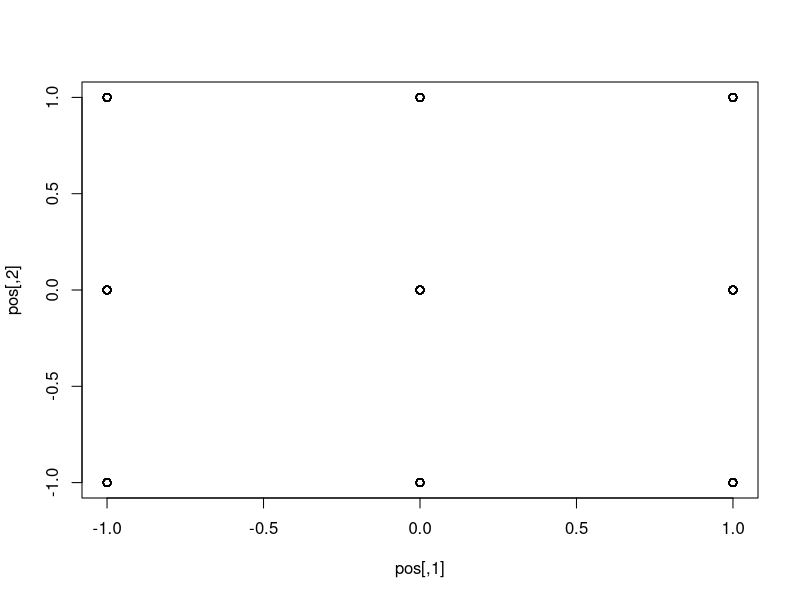
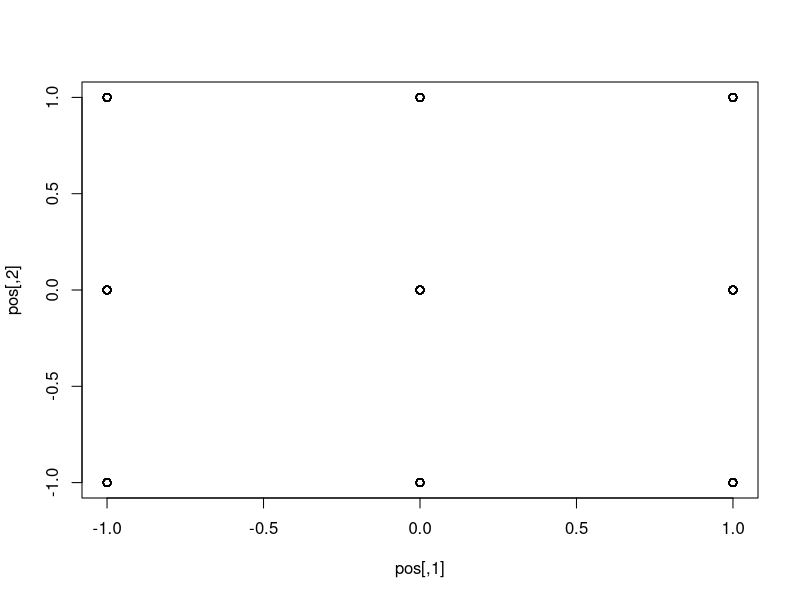

Here is the R script that generated these plots, in order:
library(ggplot2)
# Fonction pour simuler une trajectoire de la tortue et nombre de deplacement

disp<-function(nb)
{
pos_desp <- c(-1,0,1) # Valeurs possibles de deplacement
Alea <-sample(pos_desp,size = 2*nb, replace = TRUE) # Echantillon avec remise 

desp <-matrix(Alea, ncol = 2) # On creer une matrice avec 2 column pour un deplacement en 2D.
pos <-apply(X = desp, MARGIN = c(1,2),FUN = cumsum)
dup_pos <- sum(duplicated(pos))
cat(plot(pos),'\n','Nombre de fois la tortue revient a un point deja visite:\n' ,dup_pos)
}  
disp(10000)



# Fonction pour simuler une trajectoire de la tortue et nombre de deplacement

disp2<-function(nb)
{
  pos_desp <- c(-1,0,1) # Valeurs possibles de deplacement
  Alea <-sample(pos_desp,size = 2*nb, replace = TRUE) # Echantillon avec remise 
  
  desp <-matrix(Alea, ncol = 2) # On creer une matrice avec 2 column pour un deplacement en 2D.
  pos <-apply(X = desp, MARGIN = c(1,2),FUN = sum)
  dup_pos <- sum(duplicated(pos))
  cat(plot(pos),'\n','Nombre de fois la tortue revient a un point deja visite:\n' ,dup_pos)
}  
disp2(10000)



